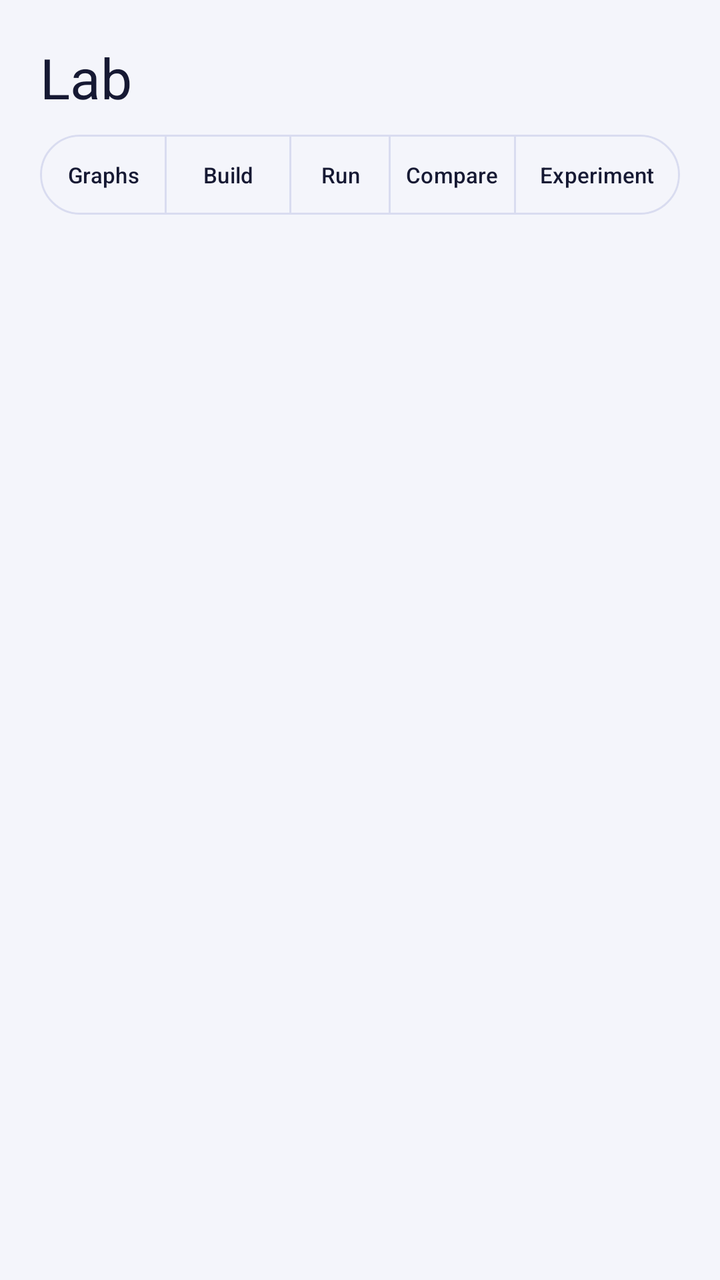
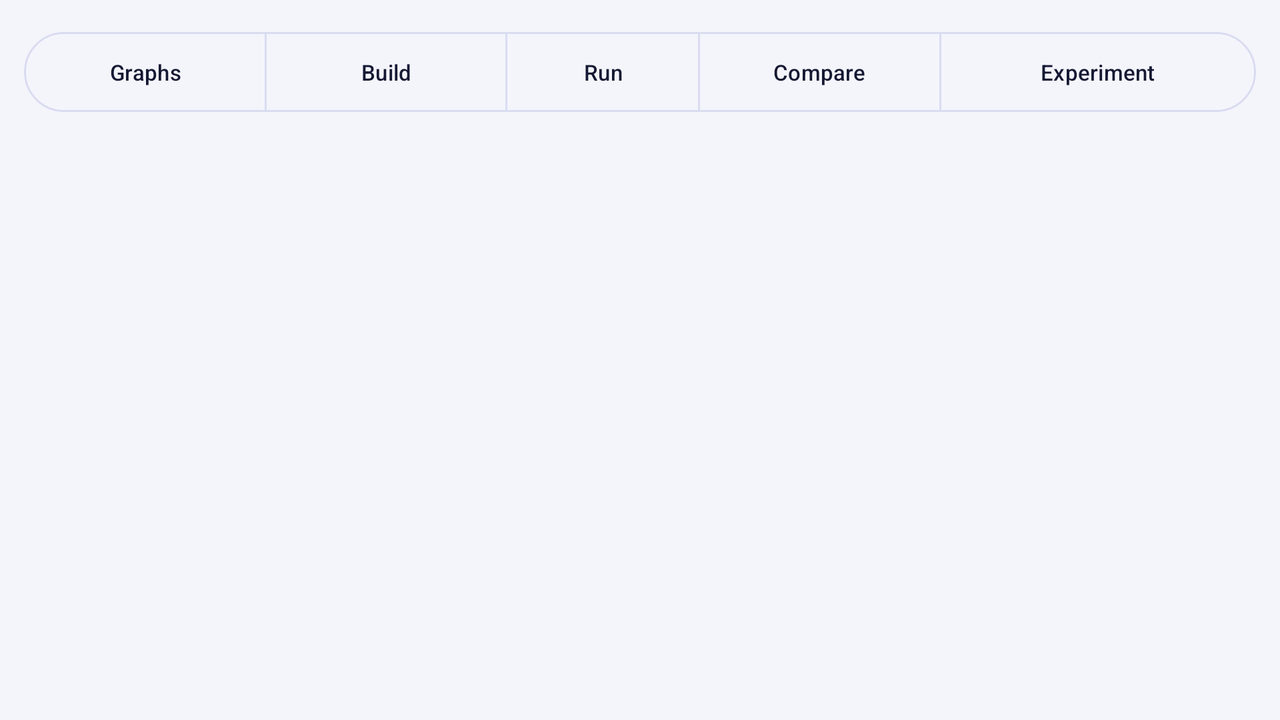

One screen, two layout resources from the same app: the default and the repository's alternative for another configuration. Each is rendered where Android would select it; the XML of both is given below.
<!-- AndroidManifest.xml: application theme Theme.GraphLab -->
<!-- res/layout/content_lab.xml -->
<?xml version="1.0" encoding="utf-8"?>
<LinearLayout xmlns:android="http://schemas.android.com/apk/res/android"
    xmlns:app="http://schemas.android.com/apk/res-auto"
    android:layout_width="match_parent"
    android:layout_height="match_parent"
    android:orientation="vertical"
    android:paddingHorizontal="@dimen/screen_padding"
    android:paddingTop="@dimen/screen_padding"
    android:paddingBottom="@dimen/gap">

    <TextView
        android:id="@+id/title"
        android:layout_width="wrap_content"
        android:layout_height="wrap_content"
        android:text="@string/tab_lab"
        android:textAppearance="@style/TextAppearance.GraphLab.Title" />

    <com.google.android.material.button.MaterialButtonToggleGroup
        android:id="@+id/mode_toggle"
        android:layout_width="match_parent"
        android:layout_height="wrap_content"
        android:layout_marginTop="@dimen/gap_small"
        app:selectionRequired="true"
        app:singleSelection="true">

        <com.google.android.material.button.MaterialButton
            android:id="@+id/mode_graphs"
            style="@style/Widget.GraphLab.ModeButton"
            android:layout_width="0dp"
            android:layout_height="wrap_content"
            android:layout_weight="1"
            android:text="@string/mode_graphs" />

        <com.google.android.material.button.MaterialButton
            android:id="@+id/mode_build"
            style="@style/Widget.GraphLab.ModeButton"
            android:layout_width="0dp"
            android:layout_height="wrap_content"
            android:layout_weight="1"
            android:text="@string/mode_build" />

        <com.google.android.material.button.MaterialButton
            android:id="@+id/mode_run"
            style="@style/Widget.GraphLab.ModeButton"
            android:layout_width="0dp"
            android:layout_height="wrap_content"
            android:layout_weight="0.8"
            android:text="@string/mode_run" />

        <com.google.android.material.button.MaterialButton
            android:id="@+id/mode_compare"
            style="@style/Widget.GraphLab.ModeButton"
            android:layout_width="0dp"
            android:layout_height="wrap_content"
            android:layout_weight="1"
            android:text="@string/mode_compare" />

        <com.google.android.material.button.MaterialButton
            android:id="@+id/mode_experiment"
            style="@style/Widget.GraphLab.ModeButton"
            android:layout_width="0dp"
            android:layout_height="wrap_content"
            android:layout_weight="1.3"
            android:text="@string/mode_experiment" />
    </com.google.android.material.button.MaterialButtonToggleGroup>

    <androidx.fragment.app.FragmentContainerView
        android:id="@+id/lab_container"
        android:layout_width="match_parent"
        android:layout_height="0dp"
        android:layout_marginTop="@dimen/gap_small"
        android:layout_weight="1" />
</LinearLayout>
<!-- resources referenced by this layout -->
<resources>
  <dimen name="gap">12dp</dimen>
  <dimen name="gap_small">6dp</dimen>
  <dimen name="screen_padding">20dp</dimen>
  <string name="mode_build">Build</string>
  <string name="mode_compare">Compare</string>
  <string name="mode_experiment">Experiment</string>
  <string name="mode_graphs">Graphs</string>
  <string name="mode_run">Run</string>
  <string name="tab_lab">Lab</string>
  <style name="TextAppearance.GraphLab.Title" parent="TextAppearance.Material3.HeadlineMedium">
          <item name="android:fontFamily">sans-serif-medium</item>
          <item name="android:textColor">?attr/gl_text</item>
      </style>
  <style name="Widget.GraphLab.ModeButton" parent="Widget.GraphLab.ToggleButton">
          <item name="android:textSize">11sp</item>
          <item name="android:paddingLeft">2dp</item>
          <item name="android:paddingRight">2dp</item>
          <item name="android:maxLines">1</item>
      </style>
  <style name="Widget.GraphLab.ToggleButton" parent="Widget.Material3.Button.OutlinedButton">
          <item name="backgroundTint">@color/gl_toggle_bg</item>
          <item name="android:textColor">@color/gl_toggle_text</item>
          <item name="strokeColor">?attr/gl_outline</item>
          <item name="android:minHeight">@dimen/touch_min</item>
      </style>
  <color name="gl_bg">#F4F5FB</color>
  <color name="gl_surface">#FFFFFF</color>
  <color name="gl_surface_raised">#E9EBF8</color>
  <color name="gl_outline">#D9DCF0</color>
  <color name="gl_text">#161933</color>
  <color name="gl_text_muted">#5B6088</color>
  <color name="gl_primary">#5B4BE0</color>
  <color name="gl_on_primary">#FFFFFF</color>
  <color name="gl_idle">#7A82B8</color>
  <color name="gl_frontier">#A65B00</color>
  <color name="gl_visited">#0B7F72</color>
  <color name="gl_chosen">#D6265A</color>
  <color name="gl_path">#5B4BE0</color>
  <color name="gl_fail">#C62828</color>
  <color name="gl_code_bg">#ECEEF9</color>
  <color name="gl_grid">#E3E6F5</color>
  <style name="Widget.GraphLab.Card" parent="Widget.Material3.CardView.Outlined">
          <item name="cardBackgroundColor">?attr/gl_surface</item>
          <item name="strokeColor">?attr/gl_outline</item>
          <item name="strokeWidth">1dp</item>
          <item name="cardCornerRadius">14dp</item>
          <item name="cardElevation">0dp</item>
      </style>
  <dimen name="touch_min">48dp</dimen>
  <!-- some entries are left out for length -->
</resources>
<!-- res/layout-land/content_lab.xml (the repository's variant of the layout above) -->
<!-- drawn on the phone turned sideways -->
<?xml version="1.0" encoding="utf-8"?>
<LinearLayout xmlns:android="http://schemas.android.com/apk/res/android"
    xmlns:app="http://schemas.android.com/apk/res-auto"
    android:layout_width="match_parent"
    android:layout_height="match_parent"
    android:orientation="vertical"
    android:padding="@dimen/gap">

    <com.google.android.material.button.MaterialButtonToggleGroup
        android:id="@+id/mode_toggle"
        android:layout_width="match_parent"
        android:layout_height="wrap_content"
        app:selectionRequired="true"
        app:singleSelection="true">

        <com.google.android.material.button.MaterialButton
            android:id="@+id/mode_graphs"
            style="@style/Widget.GraphLab.ModeButton"
            android:layout_width="0dp"
            android:layout_height="wrap_content"
            android:layout_weight="1"
            android:text="@string/mode_graphs" />

        <com.google.android.material.button.MaterialButton
            android:id="@+id/mode_build"
            style="@style/Widget.GraphLab.ModeButton"
            android:layout_width="0dp"
            android:layout_height="wrap_content"
            android:layout_weight="1"
            android:text="@string/mode_build" />

        <com.google.android.material.button.MaterialButton
            android:id="@+id/mode_run"
            style="@style/Widget.GraphLab.ModeButton"
            android:layout_width="0dp"
            android:layout_height="wrap_content"
            android:layout_weight="0.8"
            android:text="@string/mode_run" />

        <com.google.android.material.button.MaterialButton
            android:id="@+id/mode_compare"
            style="@style/Widget.GraphLab.ModeButton"
            android:layout_width="0dp"
            android:layout_height="wrap_content"
            android:layout_weight="1"
            android:text="@string/mode_compare" />

        <com.google.android.material.button.MaterialButton
            android:id="@+id/mode_experiment"
            style="@style/Widget.GraphLab.ModeButton"
            android:layout_width="0dp"
            android:layout_height="wrap_content"
            android:layout_weight="1.3"
            android:text="@string/mode_experiment" />
    </com.google.android.material.button.MaterialButtonToggleGroup>

    <androidx.fragment.app.FragmentContainerView
        android:id="@+id/lab_container"
        android:layout_width="match_parent"
        android:layout_height="0dp"
        android:layout_marginTop="@dimen/gap_small"
        android:layout_weight="1" />
</LinearLayout>
<!-- resources referenced by the variant -->
<!-- as the phone turned sideways resolves them -->
<resources>
  <dimen name="gap">12dp</dimen>
  <dimen name="gap_small">6dp</dimen>
  <string name="mode_build">Build</string>
  <string name="mode_compare">Compare</string>
  <string name="mode_experiment">Experiment</string>
  <string name="mode_graphs">Graphs</string>
  <string name="mode_run">Run</string>
  <style name="Widget.GraphLab.ModeButton" parent="Widget.GraphLab.ToggleButton">
          <item name="android:textSize">11sp</item>
          <item name="android:paddingLeft">2dp</item>
          <item name="android:paddingRight">2dp</item>
          <item name="android:maxLines">1</item>
      </style>
  <style name="Widget.GraphLab.ToggleButton" parent="Widget.Material3.Button.OutlinedButton">
          <item name="backgroundTint">@color/gl_toggle_bg</item>
          <item name="android:textColor">@color/gl_toggle_text</item>
          <item name="strokeColor">?attr/gl_outline</item>
          <item name="android:minHeight">@dimen/touch_min</item>
      </style>
  <color name="gl_bg">#F4F5FB</color>
  <color name="gl_surface">#FFFFFF</color>
  <color name="gl_surface_raised">#E9EBF8</color>
  <color name="gl_outline">#D9DCF0</color>
  <color name="gl_text">#161933</color>
  <color name="gl_text_muted">#5B6088</color>
  <color name="gl_primary">#5B4BE0</color>
  <color name="gl_on_primary">#FFFFFF</color>
  <color name="gl_idle">#7A82B8</color>
  <color name="gl_frontier">#A65B00</color>
  <color name="gl_visited">#0B7F72</color>
  <color name="gl_chosen">#D6265A</color>
  <color name="gl_path">#5B4BE0</color>
  <color name="gl_fail">#C62828</color>
  <color name="gl_code_bg">#ECEEF9</color>
  <color name="gl_grid">#E3E6F5</color>
  <style name="Widget.GraphLab.Card" parent="Widget.Material3.CardView.Outlined">
          <item name="cardBackgroundColor">?attr/gl_surface</item>
          <item name="strokeColor">?attr/gl_outline</item>
          <item name="strokeWidth">1dp</item>
          <item name="cardCornerRadius">14dp</item>
          <item name="cardElevation">0dp</item>
      </style>
  <dimen name="touch_min">48dp</dimen>
  <!-- some entries are left out for length -->
</resources>
